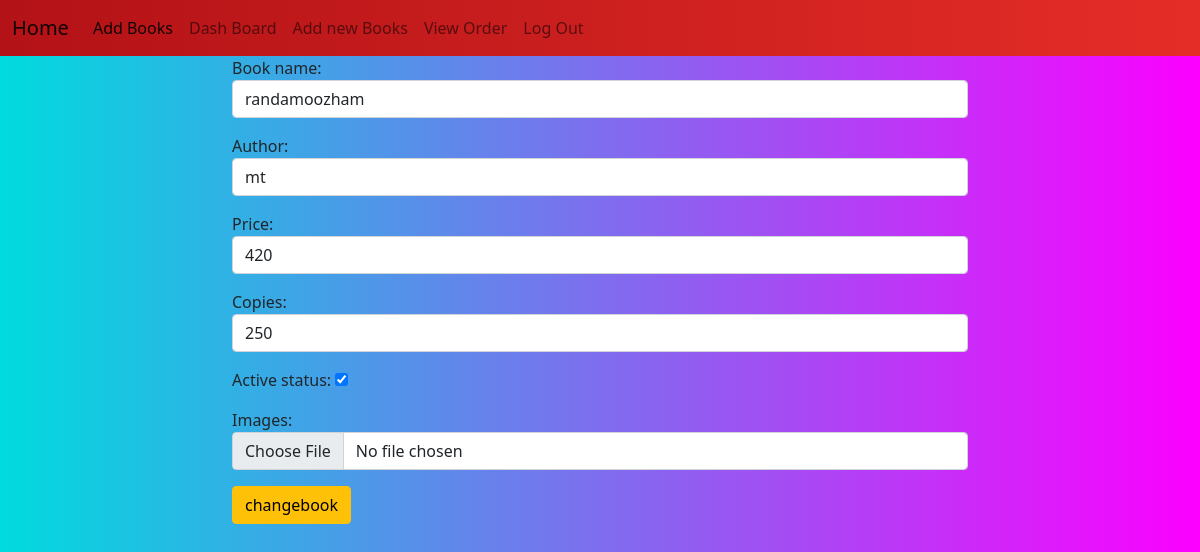
/owner/books/change/1 (signed in), run on the app's committed database.
### owner/models.py (models this page shows, shortened)
class Books(models.Model):
    book_name=models.CharField(max_length=120)
    author=models.CharField(max_length=120)
    price=models.PositiveIntegerField()
    copies=models.PositiveIntegerField()
    active_status = models.BooleanField(default=True)
    images=models.ImageField(upload_to="image",null=True,blank=True)

### owner/views.py (the view)
# urls.py: path("books/change/<int:id>",views.BookChange.as_view(),name="bookedit"),
@method_decorator(owner_permission_required, name='dispatch')
class BookChange(UpdateView):
    model = Books
    form_class = BookForm
    template_name = "book_edit.html"
    pk_url_kwarg = 'id'
    success_url = reverse_lazy("listbook")

### owner/forms.py
class BookForm(ModelForm):
    class Meta:
        model = Books
        fields = "__all__"
        widgets = {
            "book_name": forms.TextInput(attrs={"class": "form-control"}),
            "author": forms.TextInput(attrs={"class": "form-control"}),
            "price": forms.NumberInput(attrs={"class": "form-control"}),
            "copies": forms.NumberInput(attrs={"class": "form-control"}),
            "images": forms.FileInput(attrs={"class": "form-control"}),
        }

### owner/templates/book_edit.html (shortened to what this page needs)
{%extends 'base.html'%}
{%block body_block%}
    <div class="row">
        <div class="col-2">
        </div>
        <div class="col-8">
            <form method="post" enctype="multipart/form-data">
                {{form.as_p}}
                <div class="mb-3">
                    <input type="submit" value="changebook" class="btn btn-warning">
                </div>
            </form>
        </div>
        <div class="col-2"></div>
    </div>
{%endblock%}

### owner/static/css/style.css (style rules this page uses)
.color { background-color: #00DBDE; background-image: linear-gradient(90deg, #00DBDE 0%, #FC00FF 100%); }

### data on the page
Books: book_name "randamoozham", author "mt", price "420", copies "250", active_status "☑"
